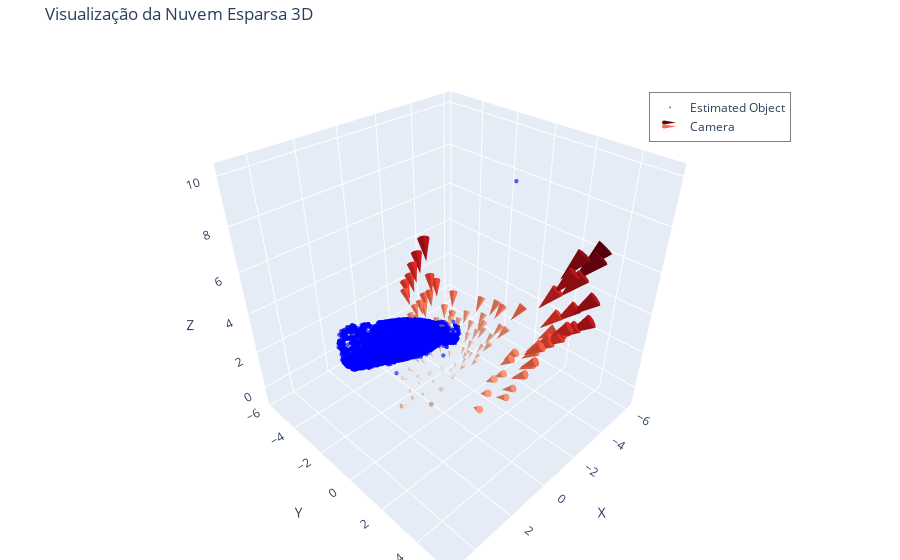

The code cell stored with this chart in its notebook:
### Markdown cell above
No plot 3D, a ponta do cone representa a localização da lente da câmera.

### Code cell
import plotly.graph_objects as go

# Coordenadas das câmeras
cam_x_coords, cam_y_coords, cam_z_coords = [], [], []

for image in reconstruction.images.values():
    cam_fromworld = image.cam_from_world()
    cam_pos = cam_fromworld.translation

    cam_x_coords.append(cam_pos[0])
    cam_y_coords.append(cam_pos[1])
    cam_z_coords.append(cam_pos[2])

fig = go.Figure()
fig.add_trace(
    go.Scatter3d(
        x=points_3d[:, 0],
        y=points_3d[:, 1],
        z=points_3d[:, 2],
        mode='markers',
        marker=dict(size=1.5, color='blue', opacity=0.6),
        name='Estimated Object'))

# Adiciona as cameras

fig.add_trace(
    go.Cone(
        x=cam_x_coords, y=cam_y_coords, z=cam_z_coords,
        u=-np.array(cam_x_coords), v=-np.array(cam_y_coords), w=-np.array(cam_z_coords),
        sizemode="absolute", sizeref=20, anchor="tip",
        colorscale='Reds', showscale=False, name='Camera',
        showlegend=True))

fig.update_layout(
    title_text="Visualização da Nuvem Esparsa 3D",
    scene=dict(
        xaxis_title='X',
        yaxis_title='Y',
        zaxis_title='Z',
        aspectratio=dict(x=1, y=1, z=1)
    ),
    margin=dict(l=0, r=0, b=0, t=40),
    showlegend=True,
    legend=dict(
        x=0.8,
        y=0.9,
        xanchor='center',
        yanchor='top',
        bgcolor='rgba(255, 255, 255, 0.7)',
        bordercolor='rgba(0, 0, 0, 0.5)',
        borderwidth=1
    )
)

fig.show()

### Figure 1 — Plotly figure (JSON) as saved in the notebook; plotly's stock layout.template omitted (floating-point values rounded to 4 significant figures; data arrays with more than 128 entries replaced by an {"elided": "..."} marker saying what was removed)
{"data": [{"marker": {"color": "blue", "opacity": 0.6, "size": 1.5}, "mode": "markers", "name": "Estimated Object", "type": "scatter3d", "x": {"elided": "19723 float values"}, "y": {"elided": "19723 float values"}, "z": {"elided": "19723 float values"}}, {"anchor": "tip", "colorscale": [[0, "rgb(255,245,240)"], [0.125, "rgb(254,224,210)"], [0.25, "rgb(252,187,161)"], [0.375, "rgb(252,146,114)"], [0.5, "rgb(251,106,74)"], [0.625, "rgb(239,59,44)"], [0.75, "rgb(203,24,29)"], [0.875, "rgb(165,15,21)"], [1, "rgb(103,0,13)"]], "name": "Camera", "showlegend": true, "showscale": false, "sizemode": "absolute", "sizeref": 20, "type": "cone", "u": {"elided": "132 float values"}, "v": {"elided": "132 float values"}, "w": {"elided": "132 float values"}, "x": {"elided": "132 float values"}, "y": {"elided": "132 float values"}, "z": {"elided": "132 float values"}}], "layout": {"legend": {"bgcolor": "rgba(255, 255, 255, 0.7)", "bordercolor": "rgba(0, 0, 0, 0.5)", "borderwidth": 1, "x": 0.8, "xanchor": "center", "y": 0.9, "yanchor": "top"}, "margin": {"b": 0, "l": 0, "r": 0, "t": 40}, "scene": {"aspectratio": {"x": 1, "y": 1, "z": 1}, "xaxis": {"title": {"text": "X"}}, "yaxis": {"title": {"text": "Y"}}, "zaxis": {"title": {"text": "Z"}}}, "showlegend": true, "title": {"text": "Visualização da Nuvem Esparsa 3D"}}}
